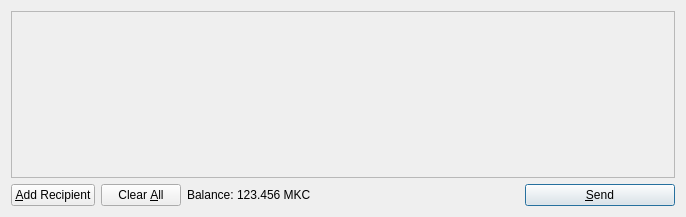
<?xml version="1.0" encoding="UTF-8"?>
<ui version="4.0">
 <class>SendCoinsDialog</class>
 <widget class="QDialog" name="SendCoinsDialog">
  <property name="geometry">
   <rect>
    <x>0</x>
    <y>0</y>
    <width>686</width>
    <height>217</height>
   </rect>
  </property>
  <property name="windowTitle">
   <string>Send Coins</string>
  </property>
  <layout class="QVBoxLayout" name="verticalLayout">
   <item>
    <widget class="QScrollArea" name="scrollArea">
     <property name="widgetResizable">
      <bool>true</bool>
     </property>
     <widget class="QWidget" name="scrollAreaWidgetContents">
      <property name="geometry">
       <rect>
        <x>0</x>
        <y>0</y>
        <width>666</width>
        <height>165</height>
       </rect>
      </property>
      <layout class="QVBoxLayout" name="verticalLayout_2">
       <property name="margin">
        <number>0</number>
       </property>
       <item>
        <layout class="QVBoxLayout" name="entries">
         <property name="spacing">
          <number>6</number>
         </property>
        </layout>
       </item>
       <item>
        <spacer name="verticalSpacer">
         <property name="orientation">
          <enum>Qt::Vertical</enum>
         </property>
         <property name="sizeHint" stdset="0">
          <size>
           <width>20</width>
           <height>40</height>
          </size>
         </property>
        </spacer>
       </item>
      </layout>
     </widget>
    </widget>
   </item>
   <item>
    <layout class="QHBoxLayout" name="horizontalLayout">
     <item>
      <widget class="QPushButton" name="addButton">
       <property name="toolTip">
        <string>Send to multiple recipients at once</string>
       </property>
       <property name="text">
        <string>&amp;Add Recipient</string>
       </property>
       <property name="icon">
        <iconset resource="../bitcoin.qrc">
         <normaloff>:/icons/add</normaloff>:/icons/add</iconset>
       </property>
       <property name="autoDefault">
        <bool>false</bool>
       </property>
      </widget>
     </item>
     <item>
      <widget class="QPushButton" name="clearButton">
       <property name="sizePolicy">
        <sizepolicy hsizetype="Minimum" vsizetype="Fixed">
         <horstretch>0</horstretch>
         <verstretch>0</verstretch>
        </sizepolicy>
       </property>
       <property name="toolTip">
        <string>Remove all transaction fields</string>
       </property>
       <property name="text">
        <string>Clear &amp;All</string>
       </property>
       <property name="icon">
        <iconset resource="../bitcoin.qrc">
         <normaloff>:/icons/remove</normaloff>:/icons/remove</iconset>
       </property>
       <property name="autoRepeatDelay">
        <number>300</number>
       </property>
       <property name="autoDefault">
        <bool>false</bool>
       </property>
      </widget>
     </item>
     <item>
      <layout class="QHBoxLayout" name="horizontalLayout_2">
       <property name="spacing">
        <number>3</number>
       </property>
       <item>
        <widget class="QLabel" name="label">
         <property name="text">
          <string>Balance:</string>
         </property>
        </widget>
       </item>
       <item>
        <widget class="QLabel" name="labelBalance">
         <property name="cursor">
          <cursorShape>IBeamCursor</cursorShape>
         </property>
         <property name="text">
          <string>123.456 MKC</string>
         </property>
         <property name="textInteractionFlags">
          <set>Qt::LinksAccessibleByMouse|Qt::TextSelectableByKeyboard|Qt::TextSelectableByMouse</set>
         </property>
        </widget>
       </item>
      </layout>
     </item>
     <item>
      <spacer name="horizontalSpacer">
       <property name="orientation">
        <enum>Qt::Horizontal</enum>
       </property>
       <property name="sizeHint" stdset="0">
        <size>
         <width>40</width>
         <height>20</height>
        </size>
       </property>
      </spacer>
     </item>
     <item>
      <widget class="QPushButton" name="sendButton">
       <property name="minimumSize">
        <size>
         <width>150</width>
         <height>0</height>
        </size>
       </property>
       <property name="toolTip">
        <string>Confirm the send action</string>
       </property>
       <property name="text">
        <string>&amp;Send</string>
       </property>
       <property name="icon">
        <iconset resource="../bitcoin.qrc">
         <normaloff>:/icons/send</normaloff>:/icons/send</iconset>
       </property>
       <property name="default">
        <bool>true</bool>
       </property>
      </widget>
     </item>
    </layout>
   </item>
  </layout>
 </widget>
 <resources>
  <include location="../bitcoin.qrc"/>
 </resources>
 <connections/>
</ui>
